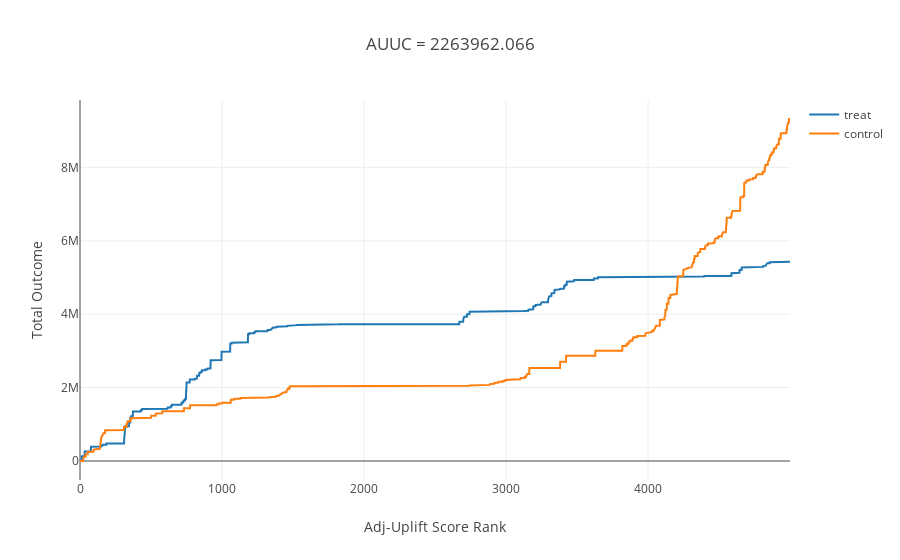
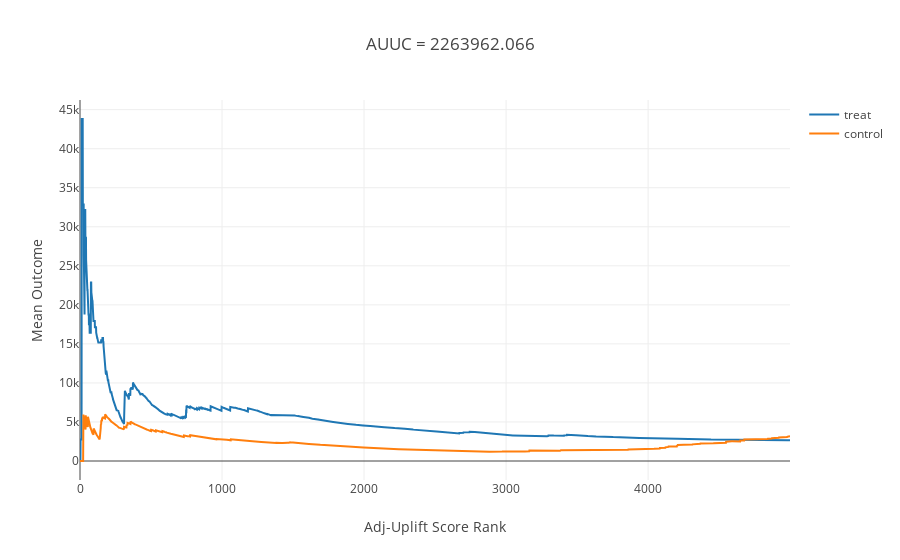
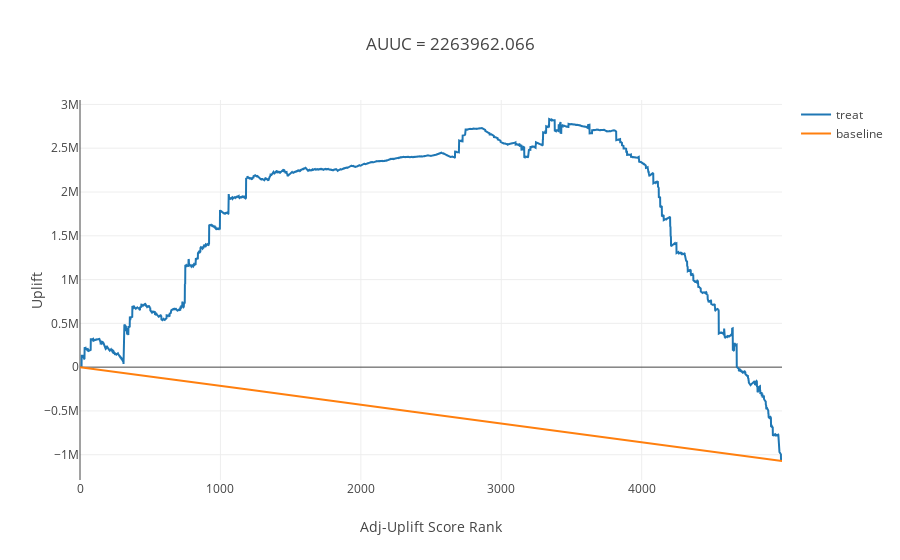
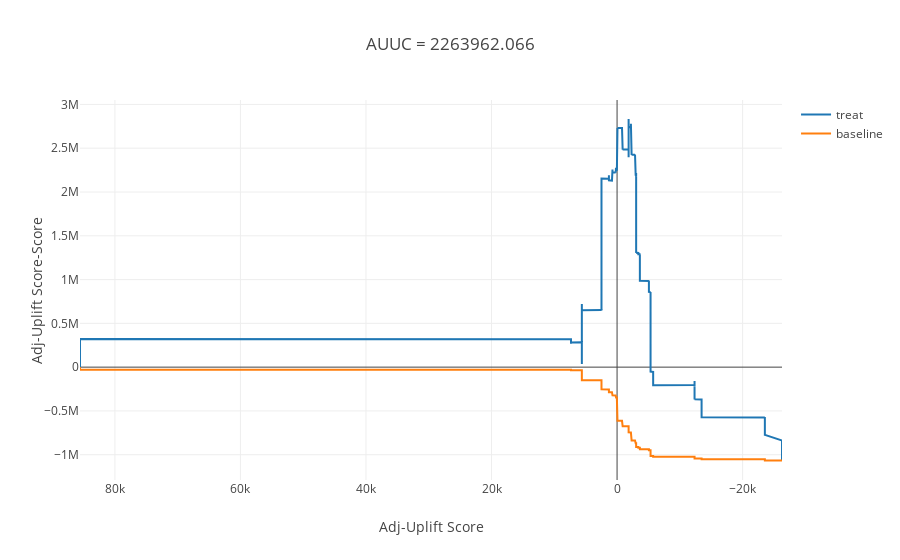

These figures' notebook cell, in order:
### Code cell
uplift_curve(adj_uplift_df, "Adj-Uplift Score")

### Figure 1 — Plotly figure (JSON) as saved in the notebook; plotly's stock layout.template omitted (floating-point values rounded to 4 significant figures; data arrays with more than 128 entries replaced by an {"elided": "..."} marker saying what was removed)
{"data": [{"name": "treat", "type": "scatter", "uid": "83254e", "x": {"elided": "5000 int values"}, "y": {"elided": "5000 int values"}}, {"name": "control", "type": "scatter", "uid": "b1b237", "x": {"elided": "5000 int values"}, "y": {"elided": "5000 int values"}}], "layout": {"autosize": true, "title": "AUUC = 2263962.066", "xaxis": {"autorange": true, "range": [0, 4999], "title": "Adj-Uplift Score Rank", "type": "linear"}, "yaxis": {"autorange": true, "range": [-517800.0, 9838000.0], "title": "Total Outcome", "type": "linear"}}}

### Figure 2 — Plotly figure (JSON) as saved in the notebook; plotly's stock layout.template omitted (floating-point values rounded to 4 significant figures; data arrays with more than 128 entries replaced by an {"elided": "..."} marker saying what was removed)
{"data": [{"name": "treat", "type": "scatter", "uid": "d87d8f", "x": {"elided": "5000 int values"}, "y": {"elided": "5000 float values"}}, {"name": "control", "type": "scatter", "uid": "6dfbfa", "x": {"elided": "5000 int values"}, "y": {"elided": "5000 float values"}}], "layout": {"autosize": true, "title": "AUUC = 2263962.066", "xaxis": {"autorange": true, "range": [0, 4999], "title": "Adj-Uplift Score Rank", "type": "linear"}, "yaxis": {"autorange": true, "range": [-2434.0, 46240.0], "title": "Mean Outcome", "type": "linear"}}}

### Figure 3 — Plotly figure (JSON) as saved in the notebook; plotly's stock layout.template omitted (floating-point values rounded to 4 significant figures; data arrays with more than 128 entries replaced by an {"elided": "..."} marker saying what was removed)
{"data": [{"name": "treat", "type": "scatter", "uid": "645e76", "x": {"elided": "5000 int values"}, "y": {"elided": "5000 float values"}}, {"name": "baseline", "type": "scatter", "uid": "c728bd", "x": {"elided": "5000 int values"}, "y": {"elided": "5000 float values"}}], "layout": {"autosize": true, "title": "AUUC = 2263962.066", "xaxis": {"autorange": true, "range": [0, 4999], "title": "Adj-Uplift Score Rank", "type": "linear"}, "yaxis": {"autorange": true, "range": [-1289000.0, 3051000.0], "title": "Uplift", "type": "linear"}}}

### Figure 4 — Plotly figure (JSON) as saved in the notebook; plotly's stock layout.template omitted (floating-point values rounded to 4 significant figures; data arrays with more than 128 entries replaced by an {"elided": "..."} marker saying what was removed)
{"data": [{"name": "treat", "type": "scatter", "uid": "886a81", "x": {"elided": "5000 float values"}, "y": {"elided": "5000 float values"}}, {"name": "baseline", "type": "scatter", "uid": "e2916e", "x": {"elided": "5000 float values"}, "y": {"elided": "5000 float values"}}], "layout": {"autosize": true, "title": "AUUC = 2263962.066", "xaxis": {"autorange": true, "range": [85560.0, -26270.0], "title": "Adj-Uplift Score", "type": "linear"}, "yaxis": {"autorange": true, "range": [-1289000.0, 3051000.0], "title": "Adj-Uplift Score-Score", "type": "linear"}}}
